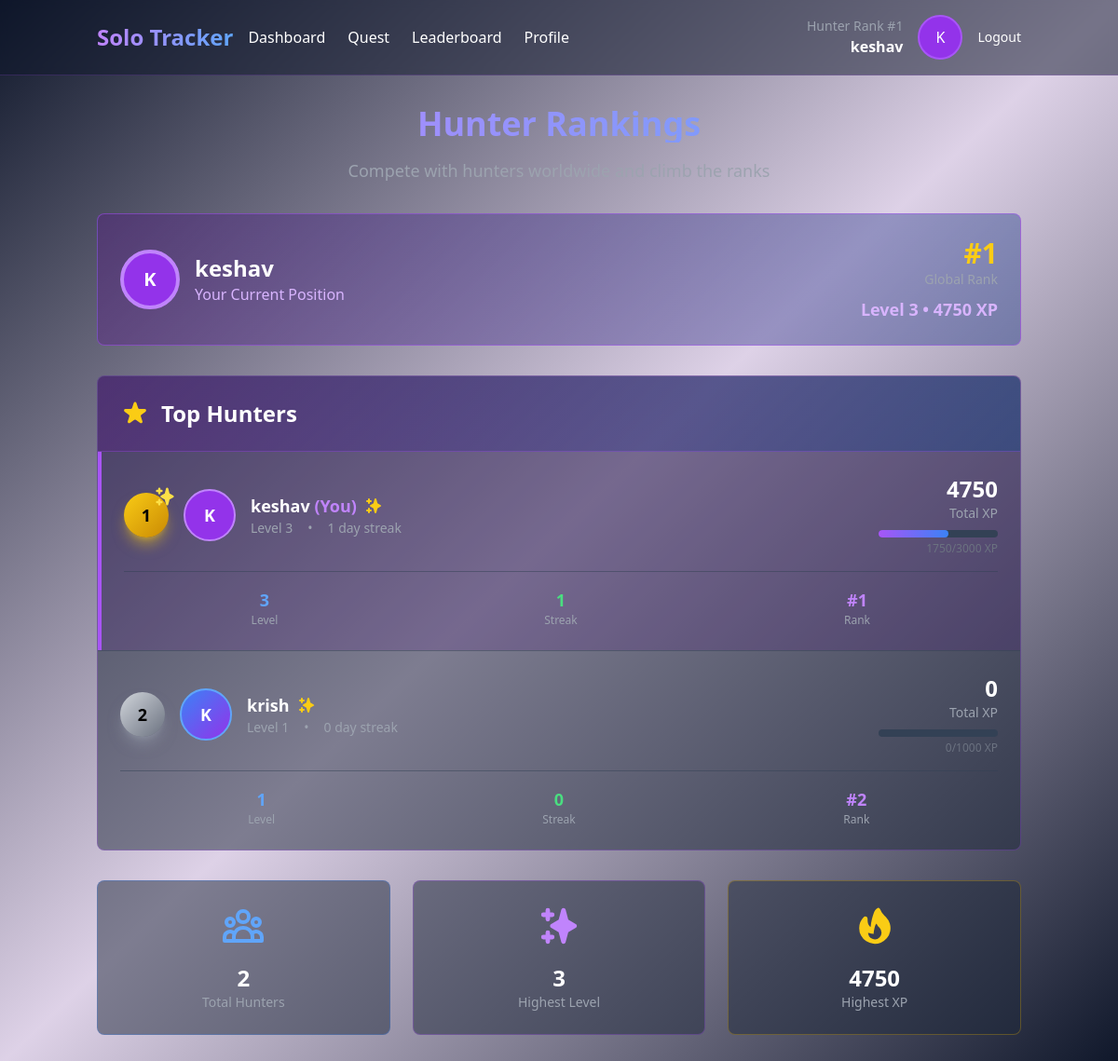
Page /leaderboard/ (signed in) on the earlier database version.
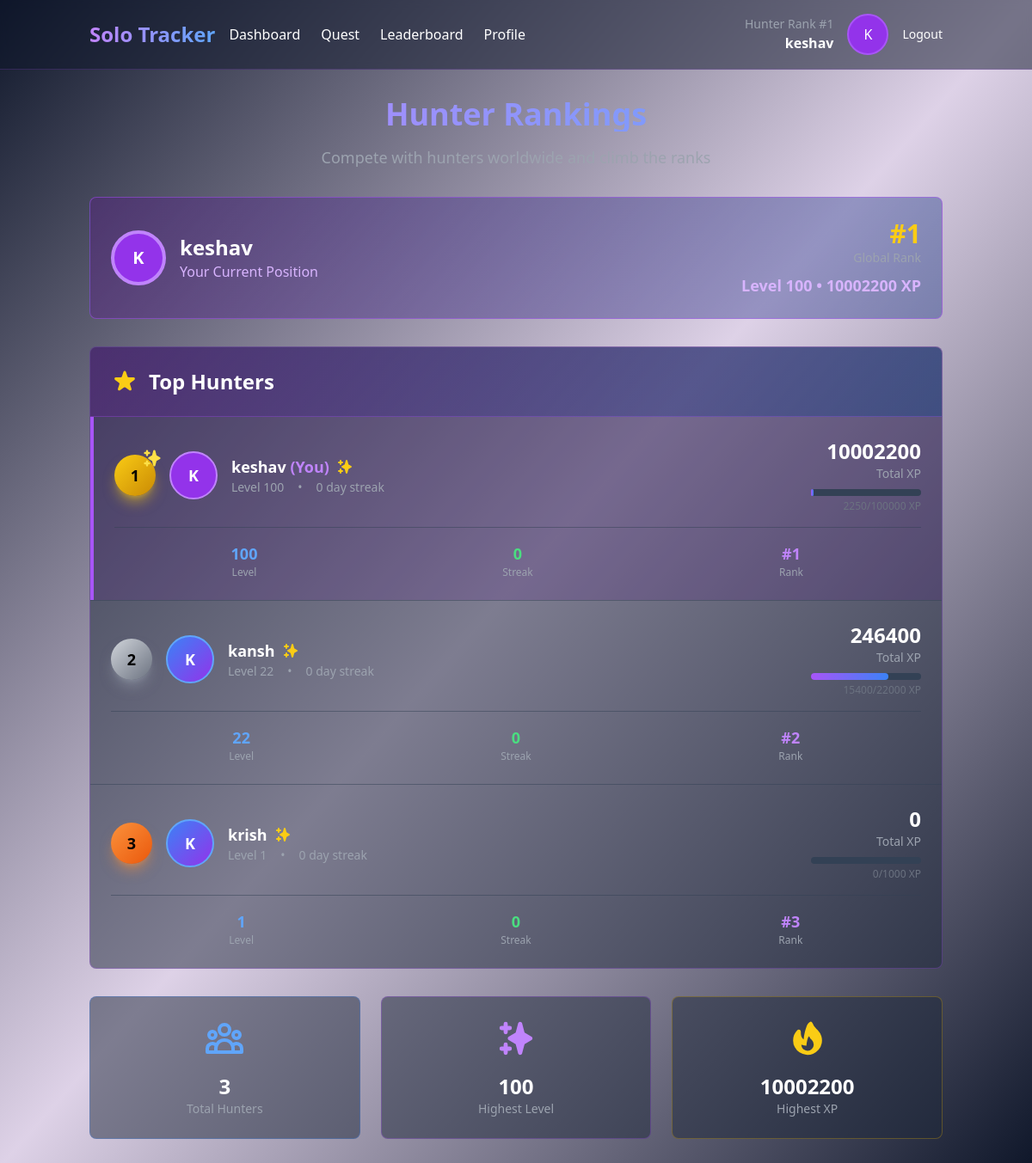
Same page on the later database version.
### solo_tracker/models.py (models this page shows, shortened)
class UserProfile(models.Model):
    user = models.OneToOneField(User, on_delete=models.CASCADE)
    level = models.IntegerField(default=1)
    current_xp = models.IntegerField(default=0)
    total_xp = models.IntegerField(default=0)
    streak = models.IntegerField(default=0)
    last_activity = models.DateField(default=timezone.now)
    avatar = models.ImageField(upload_to='avatars/', blank=True, null=True)
    strength = models.IntegerField(default=10)
    vitality = models.IntegerField(default=10)
    agility = models.IntegerField(default=10)
    intelligence = models.IntegerField(default=10)
    perception = models.IntegerField(default=10)
    job_class = models.CharField(max_length=50, default='Hunter')
    job_title = models.CharField(max_length=100, default='E-Rank Hunter')
    @property
    def rank(self):
        return UserProfile.objects.filter(total_xp__gt=self.total_xp).count() + 1

### solo_tracker/views.py (the view)
# urls.py: path('leaderboard/', views.leaderboard, name='leaderboard'),
@login_required
def leaderboard(request):
    leaderboard = UserProfile.objects.select_related('user').order_by('-total_xp')[:50]
    context = {
        'leaderboard': leaderboard,
        'user_profile': request.user.userprofile,
    }
    return render(request, 'solo_tracker/leaderboard.html', context)

### solo_tracker/templatetags/custom_filters.py (called while the page is built)
@register.filter
def mul(value, arg):
    return float(value) * float(arg)

@register.filter
def div(value, arg):
    try:
        return float(value) / float(arg)
    except ZeroDivisionError:
        return 0

### solo_tracker/templates/solo_tracker/leaderboard.html (shortened to what this page needs)
{% extends 'base.html' %}
{% load custom_filters %}
{% block content %}
<div class="max-w-6xl mx-auto">
    <div class="text-center mb-8">
        <h1 class="text-4xl font-bold bg-gradient-to-r from-purple-400 to-blue-400 bg-clip-text text-transparent mb-4">
        </h1>
        <p class="text-gray-400 text-lg">Compete with hunters worldwide and climb the ranks</p>
    </div>
    <div class="mb-8 bg-gradient-to-r from-purple-900/40 to-blue-900/40 border border-purple-500/50 rounded-lg p-6 glow-effect">
        <div class="flex items-center justify-between">
            <div class="flex items-center space-x-4">
                <div class="w-16 h-16 bg-purple-600 rounded-full flex items-center justify-center border-4 border-purple-400 text-xl font-bold">
                    {{ user.username|first|upper }}
                </div>
                <div>
                    <h2 class="text-2xl font-bold text-white">{{ user.username }}</h2>
                    <p class="text-purple-300">Your Current Position</p>
                </div>
            </div>
            <div class="text-right">
                <div class="text-3xl font-bold text-yellow-400">#{{ user_profile.rank }}</div>
                <div class="text-sm text-gray-400">Global Rank</div>
                <div class="text-lg font-semibold text-purple-300 mt-2">
                    Level {{ user_profile.level }} • {{ user_profile.total_xp|floatformat:0 }} XP
                </div>
            </div>
        </div>
    </div>
    <div class="bg-slate-800/50 border border-purple-500/30 rounded-lg overflow-hidden">
        <div class="bg-gradient-to-r from-purple-900/50 to-blue-900/50 p-6 border-b border-purple-500/30">
            <h2 class="text-2xl font-bold flex items-center space-x-3">
                <span>Top Hunters</span>
            </h2>
        </div>
        <div class="divide-y divide-slate-700/50">
            {% for entry in leaderboard %}
            <div class="p-6 hover:bg-slate-700/30 transition-all duration-300
                {% if entry.user == user %}bg-purple-900/20 border-l-4 border-purple-500{% endif %}">
                <div class="flex items-center justify-between">
                    <div class="flex items-center space-x-4">
                        <div class="relative">
                            {% if forloop.counter <= 3 %}
                                <div class="w-12 h-12 rounded-full flex items-center justify-center text-lg font-bold relative
                                    {% if forloop.counter == 1 %}bg-gradient-to-br from-yellow-400 to-yellow-600 text-black shadow-lg shadow-yellow-400/50
                                    {% elif forloop.counter == 2 %}bg-gradient-to-br from-gray-300 to-gray-500 text-black shadow-lg shadow-gray-400/50
                                    {% elif forloop.counter == 3 %}bg-gradient-to-br from-orange-400 to-orange-600 text-black shadow-lg shadow-orange-400/50
                                    {% endif %}">
                                    {{ forloop.counter }}
                                </div>
                            {% else %}
                                <div class="w-12 h-12 rounded-full flex items-center justify-center text-lg font-bold bg-slate-600 text-white border-2 border-slate-500">
                                    {{ forloop.counter }}
                                </div>
                            {% endif %}
                        </div>
                        <div class="w-14 h-14 rounded-full flex items-center justify-center text-lg font-bold border-2
                            {% if entry.user == user %}bg-purple-600 border-purple-400
                            {% elif forloop.counter <= 3 %}bg-gradient-to-br from-blue-500 to-purple-600 border-blue-400
                            {% else %}bg-slate-600 border-slate-500{% endif %}">
                            {{ entry.user.username|first|upper }}
                        </div>
                        <div>
                            <div class="flex items-center space-x-2">
                                <h3 class="text-lg font-bold text-white">
                                    {% if entry.user == user %}
                                        {{ entry.user.username }} <span class="text-purple-400">(You)</span>
                                    {% else %}
                                        {{ entry.user.username }}
                                    {% endif %}
                                </h3>
                            </div>
                            <div class="flex items-center space-x-4 text-sm text-gray-400">
                                <span>Level {{ entry.level }}</span>
                                <span>•</span>
                                <span>{{ entry.streak }} day streak</span>
                            </div>
                        </div>
                    </div>
                    <div class="text-right">
                        <div class="text-2xl font-bold text-white">{{ entry.total_xp|floatformat:0 }}</div>
                        <div class="text-sm text-gray-400">Total XP</div>
                        <div class="mt-2">
                            <div class="w-32 bg-slate-700 rounded-full h-2">
                                <div class="bg-gradient-to-r from-purple-500 to-blue-500 h-2 rounded-full"
                                    style="width: {{ entry.current_xp|div:entry.level|div:1000|mul:100 }}%"></div>
                            </div>
                            <div class="text-xs text-gray-500 mt-1">{{ entry.current_xp }}/{{ entry.level }}000 XP</div>
                        </div>
                    </div>
                </div>
                {% if forloop.counter <= 3 %}
                <div class="mt-4 pt-4 border-t border-slate-700/50">
                    <div class="grid grid-cols-3 gap-4 text-center">
                        <div>
                            <div class="text-lg font-bold text-blue-400">{{ entry.level }}</div>
                            <div class="text-xs text-gray-400">Level</div>
                        </div>
                        <div>
                            <div class="text-lg font-bold text-green-400">{{ entry.streak }}</div>
                            <div class="text-xs text-gray-400">Streak</div>
                        </div>
                        <div>
                            <div class="text-lg font-bold text-purple-400">#{{ forloop.counter }}</div>
                            <div class="text-xs text-gray-400">Rank</div>
                        </div>
                    </div>
                </div>
                {% endif %}
            </div>
            {% endfor %}
        </div>
    </div>
    <div class="mt-8 grid grid-cols-1 md:grid-cols-3 gap-6">
        <div class="bg-slate-800/50 border border-blue-500/30 rounded-lg p-6 text-center">
            <div class="text-2xl font-bold text-white">{{ leaderboard|length }}</div>
            <div class="text-sm text-gray-400">Total Hunters</div>
        </div>
        <div class="bg-slate-800/50 border border-purple-500/30 rounded-lg p-6 text-center">
            <div class="text-2xl font-bold text-white">
                {% if leaderboard %}{{ leaderboard.0.level }}{% else %}0{% endif %}
            </div>
            <div class="text-sm text-gray-400">Highest Level</div>
        </div>
        <div class="bg-slate-800/50 border border-yellow-500/30 rounded-lg p-6 text-center">
            <div class="text-2xl font-bold text-white">
                {% if leaderboard %}{{ leaderboard.0.total_xp|floatformat:0 }}{% else %}0{% endif %}
            </div>
            <div class="text-sm text-gray-400">Highest XP</div>
        </div>
    </div>
</div>
{% endblock %}

### solo_tracker/templates/base.html (shortened to what this page needs)
<!DOCTYPE html>
<html lang="en" class="dark">
<head>
    <script src="https://cdn.tailwindcss.com"></script>
</head>
<body class="bg-gradient-to-br from-slate-900 via-purple-900/20 to-slate-900 text-white min-h-screen">
    <nav class="border-b border-purple-500/20 bg-slate-900/50 backdrop-blur-sm">
        <div class="container mx-auto px-4 py-4">
            <div class="flex items-center justify-between">
                <div class="flex items-center space-x-4">
                    <a href="{% url 'solo_tracker:dashboard' %}" class="text-2xl font-bold bg-gradient-to-r from-purple-400 to-blue-400 bg-clip-text text-transparent">
                    </a>
                    <div class="hidden md:flex space-x-6">
                        <a href="{% url 'solo_tracker:dashboard' %}" class="hover:text-purple-400 transition-colors">Dashboard</a>
                        <a href="{% url 'solo_tracker:create_quest' %}" class="hover:text-purple-400 transition-colors">Quest</a>
                        <a href="{% url 'solo_tracker:leaderboard' %}" class="hover:text-purple-400 transition-colors">Leaderboard</a>
                        <a href="{% url 'solo_tracker:profile' %}" class="hover:text-purple-400 transition-colors">Profile</a>
                    </div>
                </div>
                {% if user.is_authenticated %}
                <div class="flex items-center space-x-4">
                    <div class="text-right">
                        <div class="text-sm text-gray-400">Hunter Rank #{{ user.userprofile.rank }}</div>
                        <div class="font-semibold">{{ user.username }}</div>
                    </div>
                    <div class="w-12 h-12 bg-purple-600 rounded-full flex items-center justify-center border-2 border-purple-500">
                        {{ user.username|first|upper }}
                    </div>
                    <a href="{% url 'solo_tracker:logout' %}" class="text-sm hover:text-purple-400">Logout</a>
                </div>
                {% else %}
                <div class="space-x-4">
                    <a href="{% url 'solo_tracker:login' %}" class="hover:text-purple-400">Login</a>
                    <a href="{% url 'solo_tracker:register' %}" class="bg-purple-600 hover:bg-purple-700 px-4 py-2 rounded-lg">Register</a>
                </div>
                {% endif %}
            </div>
        </div>
    </nav>
    <main class="container mx-auto px-4 py-8">
        {% block content %}
        {% endblock %}
    </main>
</body>
</html>

### solo_tracker/templates/base.html (style rules this page uses)
.glow-effect { animation: glow 2s ease-in-out infinite; }

Differences in the rows shown:
changed UserProfile "keshav": level "3" → "100"; total_xp "4750" → "10002200"; streak "1" → "0"; current_xp "1750" → "2250"
added UserProfile: user.username|first "K", user.username "kansh", level "22", streak "0", total_xp "246400", current_xp "15400"
Other differences:
{{ leaderboard|length }}: "2" → "3"
